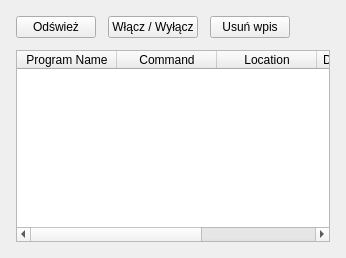
              <widget class="QWidget" name="tabStartup">
               <attribute name="title">
                <string>🚀 Autostart (Startup)</string>
               </attribute>
               <layout class="QVBoxLayout" name="startupLayout">
                <property name="spacing">
                 <number>12</number>
                </property>
                <property name="leftMargin">
                 <number>16</number>
                </property>
                <property name="topMargin">
                 <number>16</number>
                </property>
                <property name="rightMargin">
                 <number>16</number>
                </property>
                <property name="bottomMargin">
                 <number>16</number>
                </property>
                <item>
                 <layout class="QHBoxLayout" name="startupBtnLayout">
                  <item>
                   <widget class="QPushButton" name="btnRefreshStartup">
                    <property name="text">
                     <string>Odśwież</string>
                    </property>
                   </widget>
                  </item>
                  <item>
                   <widget class="QPushButton" name="btnToggleStartup">
                    <property name="text">
                     <string>Włącz / Wyłącz</string>
                    </property>
                   </widget>
                  </item>
                  <item>
                   <widget class="QPushButton" name="btnDeleteStartup">
                    <property name="text">
                     <string>Usuń wpis</string>
                    </property>
                   </widget>
                  </item>
                  <item>
                   <spacer name="spStartupTop">
                    <property name="orientation">
                     <enum>Qt::Horizontal</enum>
                    </property>
                    <property name="sizeHint" stdset="0">
                     <size>
                      <width>40</width>
                      <height>20</height>
                     </size>
                    </property>
                   </spacer>
                  </item>
                 </layout>
                </item>
                <item>
                 <widget class="QTableWidget" name="tableStartup">
                  <column>
                   <property name="text">
                    <string>Program Name</string>
                   </property>
                  </column>
                  <column>
                   <property name="text">
                    <string>Command</string>
                   </property>
                  </column>
                  <column>
                   <property name="text">
                    <string>Location</string>
                   </property>
                  </column>
                  <column>
                   <property name="text">
                    <string>Digital Signature</string>
                   </property>
                  </column>
                  <column>
                   <property name="text">
                    <string>Status</string>
                   </property>
                  </column>
                 </widget>
                </item>
               </layout>
              </widget>
